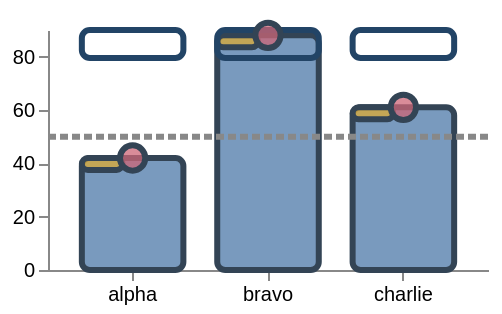

Describe this chart as a Vega-Lite specification.
### Vega specification from a JSON file in a GitHub repository (floating-point values rounded to 4 significant figures)
{"$schema": "https://vega.github.io/schema/vega/v6.json", "description": "A theme reaching the marks: config.mark under the built-ins, config.rect over them, a named style over that, and a rect that encodes only a stroke and so gets no fill at all.", "width": 220, "height": 120, "padding": 5, "config": {"mark": {"strokeWidth": 3, "fillOpacity": 0.75, "stroke": "#334455"}, "rect": {"cornerRadius": 4}, "symbol": {"size": 160, "fill": "#cc6677"}, "rule": {"strokeDash": [4, 2], "stroke": "#888888"}, "style": {"highlight": {"fill": "#ddaa33", "cornerRadius": 8}}}, "data": [{"name": "table", "values": [{"c": "alpha", "v": 42}, {"c": "bravo", "v": 88}, {"c": "charlie", "v": 61}]}], "scales": [{"name": "x", "type": "band", "domain": {"data": "table", "field": "c"}, "range": "width", "padding": 0.25}, {"name": "y", "type": "linear", "domain": {"data": "table", "field": "v"}, "range": "height", "nice": true}], "axes": [{"orient": "bottom", "scale": "x"}, {"orient": "left", "scale": "y", "tickCount": 4}], "marks": [{"type": "rect", "from": {"data": "table"}, "encode": {"enter": {"x": {"scale": "x", "field": "c"}, "width": {"scale": "x", "band": 1}, "y": {"scale": "y", "field": "v"}, "y2": {"scale": "y", "value": 0}}}}, {"type": "rect", "style": "highlight", "from": {"data": "table"}, "encode": {"enter": {"x": {"scale": "x", "field": "c"}, "width": {"scale": "x", "band": 0.4}, "y": {"scale": "y", "field": "v"}, "height": {"value": 6}}}}, {"type": "rect", "from": {"data": "table"}, "encode": {"enter": {"x": {"scale": "x", "field": "c"}, "width": {"scale": "x", "band": 1}, "y": {"value": 0}, "height": {"value": 14}, "stroke": {"value": "#224466"}}}}, {"type": "symbol", "from": {"data": "table"}, "encode": {"enter": {"x": {"scale": "x", "field": "c", "band": 0.5}, "y": {"scale": "y", "field": "v"}}}}, {"type": "rule", "encode": {"enter": {"x": {"value": 0}, "x2": {"signal": "width"}, "y": {"scale": "y", "value": 50}}}}]}
